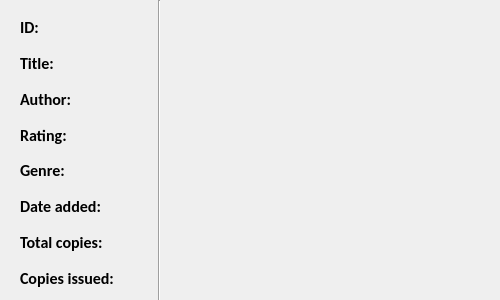
<?xml version="1.0" encoding="UTF-8"?>
<ui version="4.0">
 <class>bookdetaildialog</class>
 <widget class="QDialog" name="bookdetaildialog">
  <property name="geometry">
   <rect>
    <x>0</x>
    <y>0</y>
    <width>500</width>
    <height>300</height>
   </rect>
  </property>
  <property name="sizePolicy">
   <sizepolicy hsizetype="Fixed" vsizetype="Fixed">
    <horstretch>0</horstretch>
    <verstretch>0</verstretch>
   </sizepolicy>
  </property>
  <property name="minimumSize">
   <size>
    <width>500</width>
    <height>300</height>
   </size>
  </property>
  <property name="maximumSize">
   <size>
    <width>500</width>
    <height>300</height>
   </size>
  </property>
  <property name="font">
   <font>
    <family>Calibri</family>
    <pointsize>12</pointsize>
    <weight>75</weight>
    <bold>true</bold>
   </font>
  </property>
  <property name="windowTitle">
   <string>Delete Members</string>
  </property>
  <widget class="QWidget" name="layoutWidget">
   <property name="geometry">
    <rect>
     <x>180</x>
     <y>10</y>
     <width>311</width>
     <height>281</height>
    </rect>
   </property>
   <layout class="QVBoxLayout" name="data">
    <item>
     <widget class="QLabel" name="idfield">
      <property name="text">
       <string/>
      </property>
     </widget>
    </item>
    <item>
     <widget class="QLabel" name="titlefield">
      <property name="text">
       <string/>
      </property>
     </widget>
    </item>
    <item>
     <widget class="QLabel" name="authorfield">
      <property name="text">
       <string/>
      </property>
     </widget>
    </item>
    <item>
     <widget class="QLabel" name="ratingfield">
      <property name="text">
       <string/>
      </property>
     </widget>
    </item>
    <item>
     <widget class="QLabel" name="genrefield">
      <property name="text">
       <string/>
      </property>
     </widget>
    </item>
    <item>
     <widget class="QLabel" name="datefield">
      <property name="text">
       <string/>
      </property>
     </widget>
    </item>
    <item>
     <widget class="QLabel" name="totalfield">
      <property name="text">
       <string/>
      </property>
     </widget>
    </item>
    <item>
     <widget class="QLabel" name="issuedfield">
      <property name="text">
       <string/>
      </property>
     </widget>
    </item>
   </layout>
  </widget>
  <widget class="Line" name="line">
   <property name="geometry">
    <rect>
     <x>129</x>
     <y>0</y>
     <width>61</width>
     <height>301</height>
    </rect>
   </property>
   <property name="orientation">
    <enum>Qt::Vertical</enum>
   </property>
  </widget>
  <widget class="QWidget" name="">
   <property name="geometry">
    <rect>
     <x>20</x>
     <y>12</y>
     <width>121</width>
     <height>281</height>
    </rect>
   </property>
   <layout class="QVBoxLayout" name="labels">
    <item>
     <widget class="QLabel" name="idlabel">
      <property name="text">
       <string>ID:</string>
      </property>
     </widget>
    </item>
    <item>
     <widget class="QLabel" name="titlelabel">
      <property name="text">
       <string>Title:</string>
      </property>
     </widget>
    </item>
    <item>
     <widget class="QLabel" name="authorlabel">
      <property name="text">
       <string>Author:</string>
      </property>
     </widget>
    </item>
    <item>
     <widget class="QLabel" name="ratinglabel">
      <property name="text">
       <string>Rating:</string>
      </property>
     </widget>
    </item>
    <item>
     <widget class="QLabel" name="genrelabel">
      <property name="text">
       <string>Genre:</string>
      </property>
     </widget>
    </item>
    <item>
     <widget class="QLabel" name="datelabel">
      <property name="text">
       <string>Date added:</string>
      </property>
     </widget>
    </item>
    <item>
     <widget class="QLabel" name="totallabel">
      <property name="text">
       <string>Total copies:</string>
      </property>
     </widget>
    </item>
    <item>
     <widget class="QLabel" name="issuedlabel">
      <property name="text">
       <string>Copies issued:</string>
      </property>
     </widget>
    </item>
   </layout>
  </widget>
 </widget>
 <resources/>
 <connections/>
</ui>
